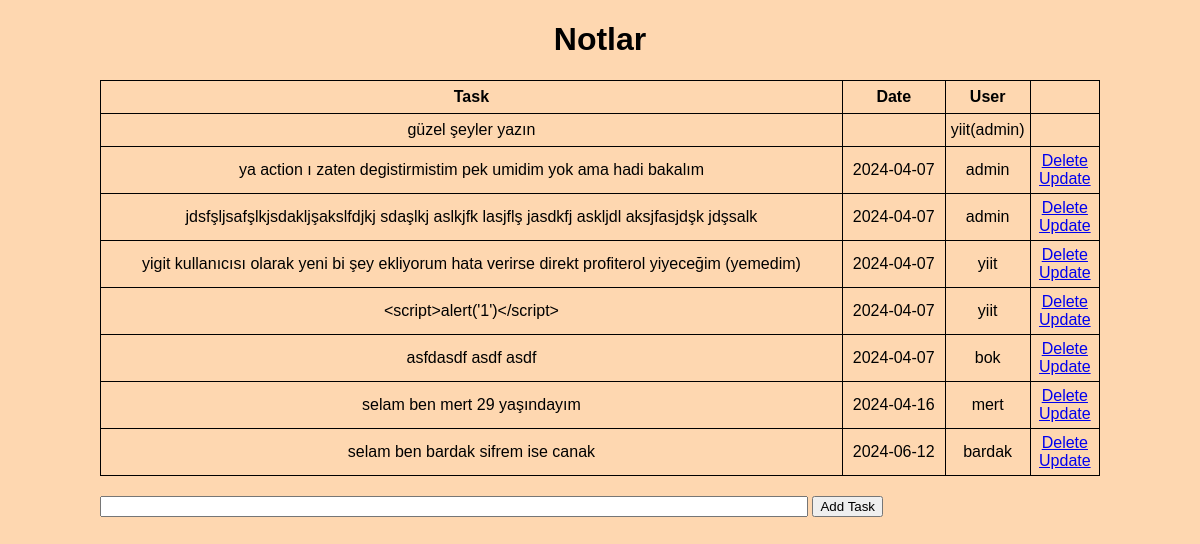
Page /notes (signed in) on the committed database.
### app.py (models this page shows, shortened)
class Todo(db.Model):
    id = db.Column(db.Integer, primary_key=True)
    content = db.Column(db.String(200), nullable=False)
    date_created = db.Column(db.DateTime, default=datetime.utcnow)
    user_id = db.Column(db.Integer, db.ForeignKey('user.id'), nullable=False)
    user = db.relationship('User', backref='todos')

class User(UserMixin, db.Model):
    id = db.Column(db.Integer, primary_key=True)
    username = db.Column(db.String(50), unique=True, nullable=False)
    password = db.Column(db.String(100), nullable=False)

### app.py (the view)
@app.route('/notes', methods=['POST', 'GET'])
@login_required
def notes():
    if request.method == 'POST':
        task_content = request.form['content']
        new_task = Todo(content=task_content, user_id=current_user.id)
        try:
            db.session.add(new_task)
            db.session.commit()
            return redirect('/notes')
        except:
            return 'There was an issue adding your task'
    else:
        tasks = Todo.query.order_by(Todo.date_created).all()
        return render_template('notes.html', tasks=tasks, userid=current_user)

### app.py (called while the page is built)
@login_manager.user_loader
def load_user(user_id):
    return User.query.get(int(user_id))

### templates/notes.html (shortened to what this page needs)
<!DOCTYPE html>
<html lang="en">
<head>
    <link rel="stylesheet" href="{{ url_for('static', filename='css/main.css') }}">
</head>
<body>
    {% block body %}
    <div class="content">
        <h1 style="text-align: center">Notlar</h1>
        {% if tasks|length < 1 %}
        <h4 style="text-align: center">There are no tasks. Create one below!</h4>
        {% else %}
        <table>
            <tr>
                <th>Task</th>
                <th>Date</th>
                <th>User</th>
                <th></th>
            </tr>
            <tr>
                <th style="font-weight: normal;">güzel şeyler yazın</th>
                <th></th>
                <th style="font-weight: normal;">yiit(admin)</th>
            </tr>
            {% for task in tasks %}
            <tr>
                <td>{{ task.content }}</td>
                <td>{{ task.date_created.date() }}</td>
                <td>{{ task.user.username }}</td>
                <td>
                    <a href="/delete/{{task.id}}">Delete</a>
                    <br>
                    <a href="/update/{{task.id}}">Update</a>
                </td>
            </tr>
            {% endfor %}
        </table>
        {% endif %}
        <div class="form">
            <form action="/notes" method="post">
                <input type="text" name="content" id="content">
                <input type="submit" value="Add Task">
            </form>
        </div>
    </div>
    {% endblock %}
</body>
</html>

### static/css/main.css (style rules this page uses)
body, html { margin: 0; font-family: sans-serif; background-color: #FED7B0; }
.content { margin: 0 auto; width: 1000px; }
table, td, th { border: 1px solid #000000; }
table { border-collapse: collapse; width: 100%; }
th { height: 30px; }
td { text-align: center; padding: 5px; }
.form { margin-top: 20px; margin-bottom: 150px; }
#content { width: 70%; }

### rows in the picture
Todo: content "ya action ı zaten degistirmistim pek umidim yok ama hadi bakalım", date_created "2024-04-07", user.username "admin"
Todo: content "jdsfşljsafşlkjsdakljşakslfdjkj sdaşlkj aslkjfk lasjflş jasdkfj askljdl aksjfasjdşk jdşsalk", date_created "2024-04-07", user.username "admin"
Todo: content "yigit kullanıcısı olarak yeni bi şey ekliyorum hata verirse direkt profiterol yiyeceğim (yemedim)", date_created "2024-04-07", user.username "yiit"
Todo: content "<script>alert('1')</script>", date_created "2024-04-07", user.username "yiit"
Todo: content "asfdasdf asdf asdf", date_created "2024-04-07", user.username "bok"
Todo: content "selam ben mert 29 yaşındayım", date_created "2024-04-16", user.username "mert"
Todo: content "selam ben bardak sifrem ise canak", date_created "2024-06-12", user.username "bardak"
